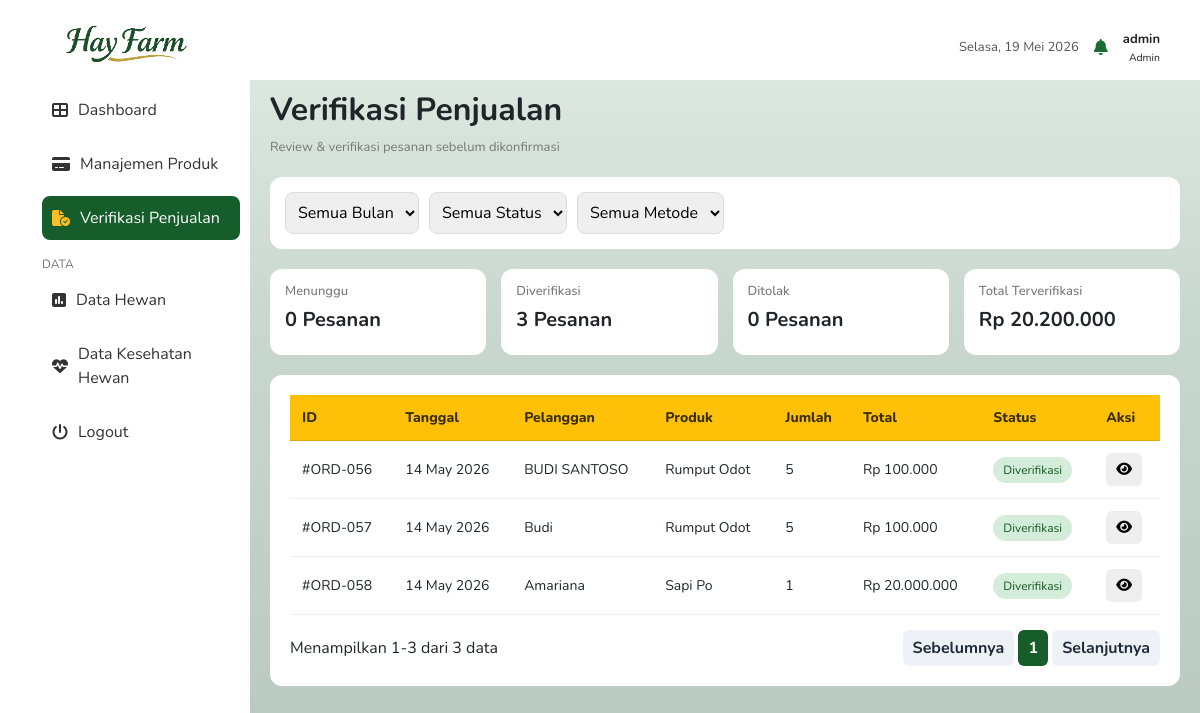
The app's page /pages/admin/verifikasi_penjualan.php (signed in) with its own data.
### tables this page shows
CREATE TABLE `transaksi` (
  `id_transaksi` int NOT NULL,
  `id_user` int NOT NULL,
  `nama_pembeli` varchar(255) NOT NULL,
  `no_telp` varchar(20) NOT NULL,
  `alamat` text NOT NULL,
  `kode_pos` varchar(5) NOT NULL,
  `metode_pembayaran` enum('cod','transfer') NOT NULL,
  `jumlah_pembelian` float NOT NULL,
  `bukti_pembayaran` varchar(255) NOT NULL,
  `tgl_transaksi` date NOT NULL,
  `total_tagihan` float NOT NULL,
  `status_transaksi` enum('menunggu_verifikasi','telah_dikonfirmasi','dibatalkan') NOT NULL
);

### process/models/transaksi.php (called while the page is built, shortened)
<?php
class Transaksi
{
    private mysqli $conn;
    public function __construct(mysqli $db)
    {
        $this->conn = $db;
    }
    public function getAllTransaksi(?string $status = null, ?string $bulan = null, ?string $metode = null): array
    {
        $query = "SELECT
                t.*,
                u.username as nama_user,
                GROUP_CONCAT(p.nama_produk SEPARATOR ', ') as produk,
                COUNT(dt.id_produk) as jumlah_item
              FROM transaksi t
              LEFT JOIN user u ON t.id_user = u.id_user
              LEFT JOIN detail_transaksi dt ON t.id_transaksi = dt.id_transaksi
              LEFT JOIN data_produk p ON dt.id_produk = p.id_produk
              WHERE 1=1";
        $query .= " GROUP BY t.id_transaksi";
        $query .= " ORDER BY FIELD(t.status_transaksi, 'menunggu_verifikasi', 'telah_dikonfirmasi', 'dibatalkan'), t.tgl_transaksi DESC";
        $stmt = $this->conn->prepare($query);
        $stmt->execute();
        return $stmt->get_result()->fetch_all(MYSQLI_ASSOC);
    }
    public function getStatsVerifikasi(): array
    {
        $stats = [
            'menunggu' => 0,
            'diverifikasi' => 0,
            'ditolak' => 0,
            'total_terverifikasi' => 0.0
        ];
        $stmt = $this->conn->prepare("SELECT COUNT(*) as c FROM transaksi WHERE status_transaksi = 'menunggu_verifikasi'");
        $stmt->execute();
        $stats['menunggu'] = (int) $stmt->get_result()->fetch_assoc()['c'];
        $stmt = $this->conn->prepare("SELECT COUNT(*) as c FROM transaksi WHERE status_transaksi = 'telah_dikonfirmasi'");
        $stmt->execute();
        $stats['diverifikasi'] = (int) $stmt->get_result()->fetch_assoc()['c'];
        $stmt = $this->conn->prepare("SELECT COUNT(*) as c FROM transaksi WHERE status_transaksi = 'dibatalkan'");
        $stmt->execute();
        $stats['ditolak'] = (int) $stmt->get_result()->fetch_assoc()['c'];
        $stmt = $this->conn->prepare("SELECT COALESCE(SUM(total_tagihan), 0) as total FROM transaksi WHERE status_transaksi = 'telah_dikonfirmasi'");
        $stmt->execute();
        $stats['total_terverifikasi'] = (float) $stmt->get_result()->fetch_assoc()['total'];
        return $stats;
    }
}

### pages/admin/verifikasi_penjualan.php (the view, shortened to what this page needs)
<?php
require_once '../../config/database.php';
require_once '../../process/models/transaksi.php';
$database = new Database();
$db = $database->getConnection();
$transaksiModel = new Transaksi($db);
$filter_status = $_GET['status'] ?? null;
$filter_bulan = $_GET['bulan'] ?? null;
$filter_metode = $_GET['metode'] ?? null;
$dataTransaksi = $transaksiModel->getAllTransaksi($filter_status, $filter_bulan, $filter_metode);
$stats = $transaksiModel->getStatsVerifikasi();
function rupiah($amount)
{
    return 'Rp ' . number_format((float) $amount, 0, ',', '.');
}
function classStatusTransaksi($status)
{
    return match ($status) {
        'menunggu_verifikasi' => 'wait',
        'telah_dikonfirmasi' => 'ok',
        'dibatalkan' => 'no',
        default => 'wait'
    };
}
function labelStatusTransaksi($status)
{
    return match ($status) {
        'menunggu_verifikasi' => 'Menunggu',
        'telah_dikonfirmasi' => 'Diverifikasi',
        'dibatalkan' => 'Ditolak',
        default => $status
    };
}
$totalMenunggu = $stats['menunggu'];
$totalDiverifikasi = $stats['diverifikasi'];
$totalDitolak = $stats['ditolak'];
$totalTerverifikasi = $stats['total_terverifikasi'];
?>
<!DOCTYPE html>
<html lang="en">
<head>
    <link href="https://cdn.jsdelivr.net/npm/bootstrap@5.0.2/dist/css/bootstrap.min.css" rel="stylesheet">
    <link rel="stylesheet" href="https://cdnjs.cloudflare.com/ajax/libs/font-awesome/6.5.1/css/all.min.css">
    <link rel="stylesheet" href="../../public/css/admin_verifikasiPenjualan.css?v=2">
</head>
<body>
    <?php include __DIR__ . '/../../components/sidebar_admin.php'; ?>
    <div class="main-content">
        <?php include __DIR__ . '/../../components/navbar_admin.php'; ?>
        <div class="section-header mt-3">
            <h2>Verifikasi Penjualan</h2>
            <p>Review & verifikasi pesanan sebelum dikonfirmasi</p>
        </div>
        <div class="filter-box">
            <select id="filterBulan" name="bulan" data-filter="bulan">
                <option value="">Semua Bulan</option>
            </select>
            <select id="filterStatus" name="status" data-filter="status">
                <option value="">Semua Status</option>
            </select>
            <select id="filterMetode" name="metode" data-filter="metode">
                <option value="">Semua Metode</option>
            </select>
        </div>
        <div class="stats">
            <div class="stat-card">
                <h4>Menunggu</h4>
                <h2><?= $totalMenunggu ?> Pesanan</h2>
            </div>
            <div class="stat-card">
                <h4>Diverifikasi</h4>
                <h2><?= $totalDiverifikasi ?> Pesanan</h2>
            </div>
            <div class="stat-card">
                <h4>Ditolak</h4>
                <h2><?= $totalDitolak ?> Pesanan</h2>
            </div>
            <div class="stat-card">
                <h4>Total Terverifikasi</h4>
                <h2><?= rupiah($totalTerverifikasi) ?></h2>
            </div>
        </div>
        <div class="table-box">
            <table>
                <thead>
                    <tr>
                        <th>ID</th>
                        <th>Tanggal</th>
                        <th>Pelanggan</th>
                        <th>Produk</th>
                        <th>Jumlah</th>
                        <th>Total</th>
                        <th>Status</th>
                        <th>Aksi</th>
                    </tr>
                </thead>
                <tbody id="verifikasiTableBody">
                    <?php if (empty($dataTransaksi)): ?>
                        <tr>
                            <td colspan="8" class="text-center text-muted py-4">Belum ada transaksi.</td>
                        </tr>
                    <?php else: ?>
                        <?php foreach ($dataTransaksi as $row): ?>
                            <?php
                            $kodePesanan = '#ORD-' . str_pad((string) $row['id_transaksi'], 3, '0', STR_PAD_LEFT);
                            $buktiPembayaran = trim((string) ($row['bukti_pembayaran'] ?? ''));
                            $buktiUrl = $buktiPembayaran !== '' ? '../../' . ltrim($buktiPembayaran, '/') : '';
                            $detailPesanan = [
                                'orderId' => $kodePesanan,
                                'customer' => $row['nama_pembeli'],
                                'phone' => $row['no_telp'] ?: '-',
                                'address' => $row['alamat'] ?: '-',
                                'method' => strtoupper((string) $row['metode_pembayaran']),
                                'total' => rupiah((float) $row['total_tagihan']),
                                'proofName' => $buktiPembayaran ?: 'Bukti pembayaran belum tersedia',
                                'proofUrl' => $buktiUrl,
                            ];
                            ?>
                            <tr>
                                <td><?= htmlspecialchars($kodePesanan) ?></td>
                                <td><?= htmlspecialchars(date('d M Y', strtotime($row['tgl_transaksi']))) ?></td>
                                <td><?= htmlspecialchars($row['nama_pembeli']) ?></td>
                                <td><?= htmlspecialchars($row['produk'] ?? '-') ?></td>
                                <td><?= htmlspecialchars((string) ($row['jumlah_pembelian'] ?? '')) ?></td>
                                <td><?= rupiah((float) $row['total_tagihan']) ?></td>
                                <td><span class="status <?= classStatusTransaksi($row['status_transaksi']) ?>"><?= labelStatusTransaksi($row['status_transaksi']) ?></span></td>
                                <td>
                                    <?php if ($row['status_transaksi'] === 'menunggu_verifikasi'): ?>
                                        <form id="verifyForm<?= (int) $row['id_transaksi'] ?>"
                                            action="../../process/handlers/verifikasi_handler.php"
                                            method="POST" style="display:inline;">
                                            <input type="hidden" name="id_transaksi" value="<?= (int) $row['id_transaksi'] ?>">
                                            <input type="hidden" name="aksi" id="verifyAction<?= (int) $row['id_transaksi'] ?>" value="verifikasi">
                                            <button
                                                class="btn-verif"
                                                type="button"
                                                data-order='<?= htmlspecialchars(json_encode($detailPesanan), ENT_QUOTES) ?>'
                                                onclick="openPendingFromButton(this, 'verifyForm<?= (int) $row['id_transaksi'] ?>', 'verifyAction<?= (int) $row['id_transaksi'] ?>')">Verifikasi</button>
                                        </form>
                                    <?php elseif ($row['status_transaksi'] === 'telah_dikonfirmasi'): ?>
                                        <button class="eye" type="button" data-order='<?= htmlspecialchars(json_encode($detailPesanan), ENT_QUOTES) ?>' onclick="openVerifiedFromButton(this)"><i class="fa fa-eye"></i></button>
                                    <?php else: ?>
                                        <button class="eye" type="button" data-order='<?= htmlspecialchars(json_encode($detailPesanan), ENT_QUOTES) ?>' onclick="openRejectedFromButton(this)"><i class="fa fa-eye"></i></button>
                                    <?php endif; ?>
                                </td>
                            </tr>
                        <?php endforeach; ?>
                    <?php endif; ?>
                </tbody>
            </table>
            <div class="pagination">
                <span>Menampilkan 1-<?= count($dataTransaksi ?? []) ?> dari <?= count($dataTransaksi ?? []) ?> data</span>
                <div>
                    <button class="page-btn">Sebelumnya</button>
                    <button class="page-btn active-page">1</button>
                    <button class="page-btn">Selanjutnya</button>
                </div>
            </div>
        </div>
    </div>
</body>
</html>

### public/css/admin_verifikasiPenjualan.css (style rules this page uses)
* { margin: 0; padding: 0; box-sizing: border-box; font-family: "Nunito", sans-serif; }
.main-content { margin-left: 250px; padding: 20px; min-height: 100vh; background: linear-gradient( to bottom, #ffffff 0px, #ffffff 80px, #dbe7df 80px, #c9d8cf 40%, #b8c8be 100% ); }
.section-header h2 { font-weight: 700; }
.section-header p { color: #777; font-size: 13px; }
.filter-box { background: white; padding: 15px; border-radius: 12px; display: flex; gap: 10px; margin: 20px 0; }
.filter-box select { padding: 8px; border-radius: 8px; border: 1px solid #ddd; }
.stats { display: grid; grid-template-columns: repeat(4, 1fr); gap: 15px; margin-bottom: 20px; }
.stat-card { background: white; padding: 15px; border-radius: 12px; }
.stat-card h4 { font-size: 13px; color: #777; }
.stat-card h2 { font-size: 20px; font-weight: bold; }
.table-box { background: white; border-radius: 12px; padding: 20px; }
table { width: 100%; border-collapse: collapse; }
th, td { padding: 12px; font-size: 14px; border-bottom: 1px solid #eee; }
thead th { background: #ffc107; color: #3b2f00; font-weight: 800; border-bottom: 1px solid #e0a800; }
tbody td { background: #fff; }
tbody tr:nth-child(even) td { background: #fff; }
.status { padding: 5px 10px; border-radius: 20px; font-size: 12px; }
.ok { background: #d4edda; color: #155724; }
.eye { background: #eee; border: none; padding: 6px 10px; border-radius: 6px; }
.pagination { display: flex; justify-content: space-between; margin-top: 15px; align-items: center; gap: 12px; flex-wrap: wrap; }
.page-btn { border: none; padding: 6px 10px; border-radius: 6px; background: #f8fafc; color: #1f2937; font-weight: 700; cursor: pointer; }
.page-btn:disabled { background: #eef2f7; color: #1f2937; opacity: 1; cursor: not-allowed; }
.active-page { background: #175d2b; color: white; }

### records on screen
transaksi: id_transaksi "#ORD-056", tgl_transaksi "14 May 2026", nama_pembeli "BUDI SANTOSO", produk "Rumput Odot", jumlah_pembelian "5", total_tagihan "Rp 100.000", status_transaksi "Diverifikasi"
transaksi: id_transaksi "#ORD-057", tgl_transaksi "14 May 2026", nama_pembeli "Budi", produk "Rumput Odot", jumlah_pembelian "5", total_tagihan "Rp 100.000", status_transaksi "Diverifikasi"
transaksi: id_transaksi "#ORD-058", tgl_transaksi "14 May 2026", nama_pembeli "Amariana", produk "Sapi Po", jumlah_pembelian "1", total_tagihan "Rp 20.000.000", status_transaksi "Diverifikasi"

### other values on screen
$item['label'] "Dashboard"
$item['label'] "Manajemen Produk"
$item['label'] "Verifikasi Penjualan"
$item['label'] "Data Hewan"
$item['label'] "Data Kesehatan Hewan"
$_SESSION['username'] "admin"
$_SESSION['role'] "Admin"
$totalMenunggu "0"
$totalDiverifikasi "3"
$totalDitolak "0"
rupiah($totalTerverifikasi) "Rp 20.200.000"
